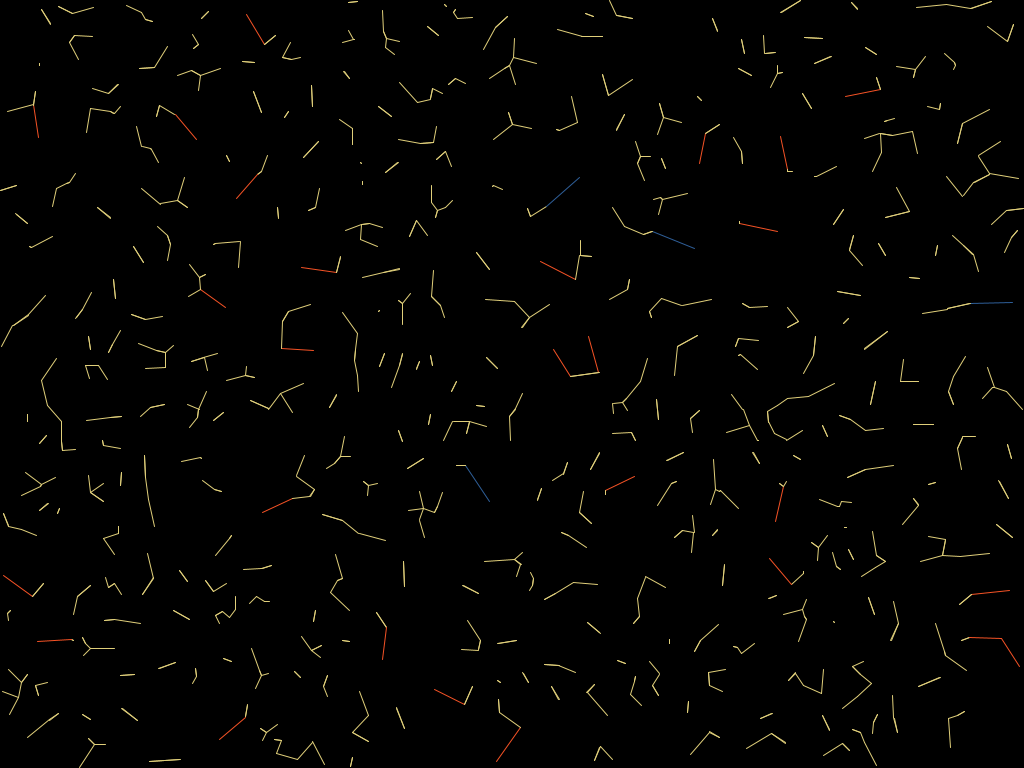
Frame 1 (no input)
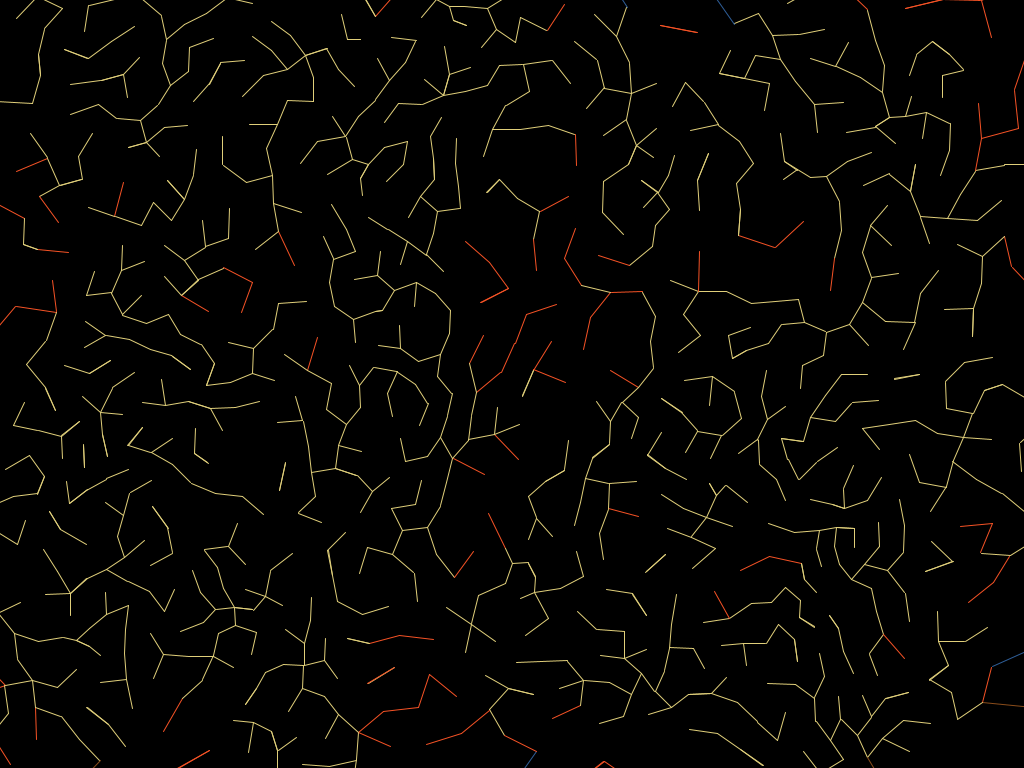
Frame 60 (the mouse pressed at the canvas centre just before this capture)
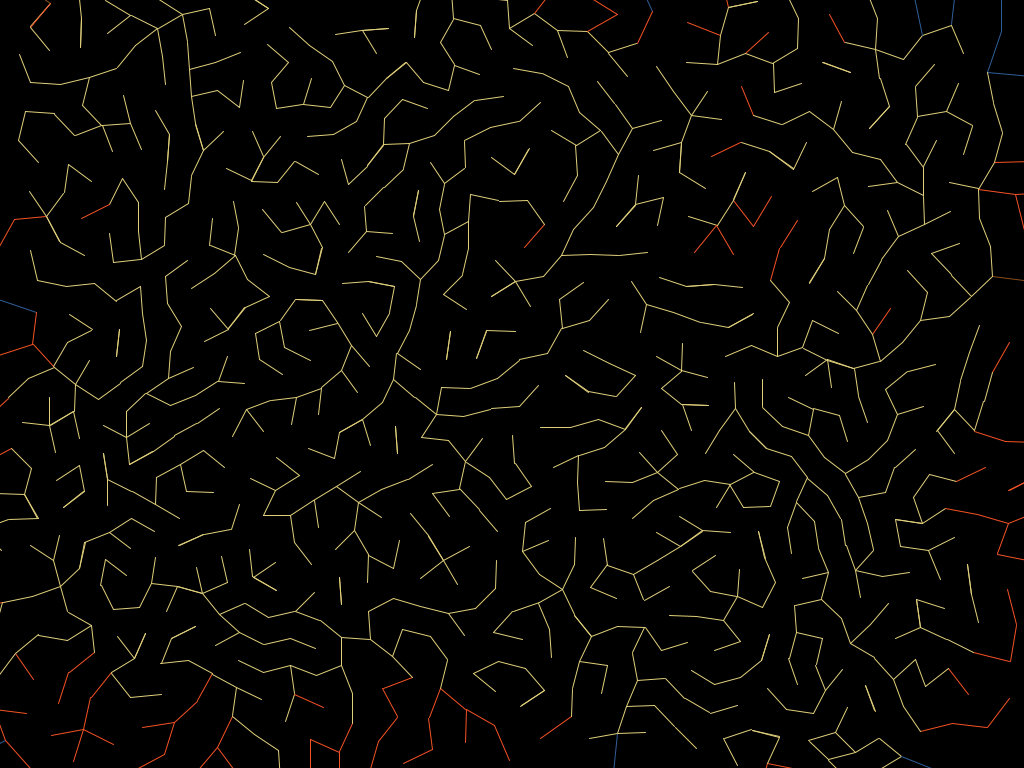
Frame 120 (the mouse held since frame 60 and released just before this capture)

The Processing sketch that drew these frames (run headless with seeded random() and noise(); from frame 60 on, the mouse is pressed at the canvas centre):

// Processing sketch: processing_138753
// ── processing_138753.pde

// "Unrest"
// I wanted to draw objects that somehow interact with each other.
// I came up with the idea of a set of points, each of them "knowing" which is its closest neighbour, and do something with that information. Let's just draw a line --the result is a sort of labyrinth.
// But I also wanted to try some animation. So I'm moving every point a little bit away from its closest neighbour, at every iteration. As the points move, the closest neighbour of each point will not always be the same, thus the points don't always move in the same direction. I find interesting how they tend to form a kind of regular mesh, yet never stop shaking. 
// On the other side, the distances in general seem to get bigger. I decide the color to pick for each line depending on its length, so we see the palette cycle from the outside to the inside, in a kind of "swallowing" effect, as this general expansion takes place.

int nPoints = 1000; // Number of total points
float speedCoefficient = 0.02; // How fast they will move
float maxDistance = 100; // When distance between points get higher than this, they won't be drawn. This allows for a kind of "fade out" effect at the end
color[] palette = {#E0CF7A, #F55225, #2E5E98, #894C1A};
color bgColor = #000000;

PVector[] points;

void setup() {
  size(1024, 768);
  points = new PVector[nPoints];
  for(int i = 0; i < nPoints; i++) {
    points[i] = new PVector(random(width), random(height));
  }
}

void draw() {
  background(bgColor);
  for(int i = 0; i < nPoints; i++) {
    PVector currentPoint = points[i];
    PVector closestPoint = null;
    float distanceToClosestPoint = -1;
    for(int j = 0; j < nPoints; j++) {
      if(i != j) {
        PVector anotherPoint = points[j];
        float distance = currentPoint.dist(anotherPoint);
        if(distanceToClosestPoint == -1 || distance < distanceToClosestPoint) {
          distanceToClosestPoint = distance;
          closestPoint = anotherPoint;
        }
      }
    }
    if(distanceToClosestPoint < maxDistance) {
      int colorIndex = Math.max(0, Math.round(map(distanceToClosestPoint, 25, 60, 0, 3)))%4;
      color chosenColor = palette[colorIndex];
      stroke(chosenColor);
      line(currentPoint.x, currentPoint.y, closestPoint.x, closestPoint.y);
      PVector difference = new PVector(closestPoint.x - currentPoint.x, closestPoint.y - currentPoint.y);
      points[i].x -= difference.x*speedCoefficient;
      points[i].y -= difference.y*speedCoefficient;
    }
  }
}
